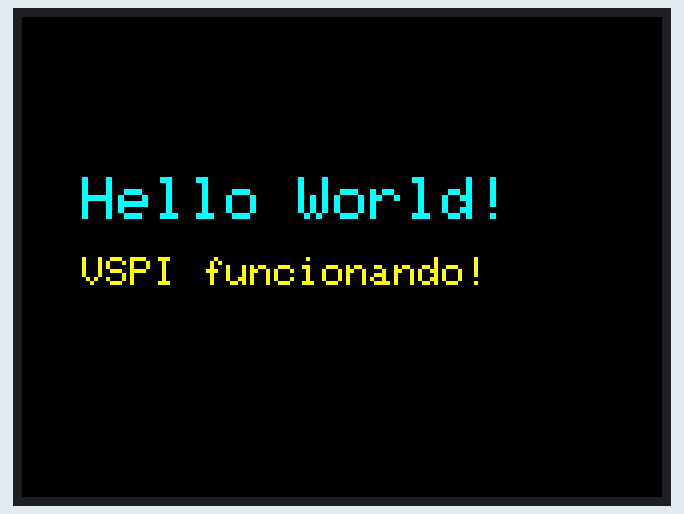
Simulated run of this sketch. Board: ESP32. Parts: 320×240 colour display. What the sketch prints to the serial monitor is not drawn.

Above: at 0.3 s.

The sketch:

teste_TELA.ino
```cpp
#include <SPI.h>
#include <Adafruit_GFX.h>
#include <Adafruit_ILI9341.h>

// Mapeamento dos pinos que definimos no seu projeto
#define TFT_CS   15
#define TFT_DC   4
#define TFT_RST  27

// Inicializa a tela usando o barramento VSPI de hardware (velocidade máxima)
Adafruit_ILI9341 tft = Adafruit_ILI9341(TFT_CS, TFT_DC, TFT_RST);

void setup() {
  Serial.begin(115200);
  Serial.println("Inicializando o display...");

  // Liga a tela
  tft.begin();

  // Gira a tela para o modo paisagem (tente valores de 0 a 3 se ficar de ponta cabeça)
  tft.setRotation(1);

  // Pinta o fundo de preto
  tft.fillScreen(ILI9341_BLACK);

  // Configura a primeira linha de texto (Estilo neon)
  tft.setCursor(30, 80);
  tft.setTextColor(ILI9341_CYAN);
  tft.setTextSize(3);
  tft.println("Hello World!");

  // Configura a segunda linha de texto
  tft.setCursor(30, 120);
  tft.setTextColor(ILI9341_YELLOW);
  tft.setTextSize(2);
  tft.println("VSPI funcionando!");

  Serial.println("Texto enviado para a tela!");
}

void loop() {
  // Para um Hello World estático, não precisamos de nada no loop
}
```
